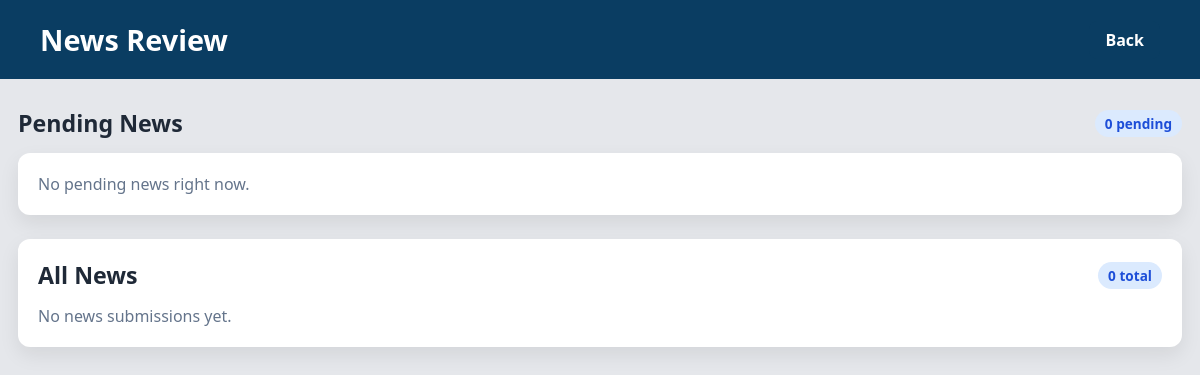
Before: /admin_review.php (signed in) with the older database file.
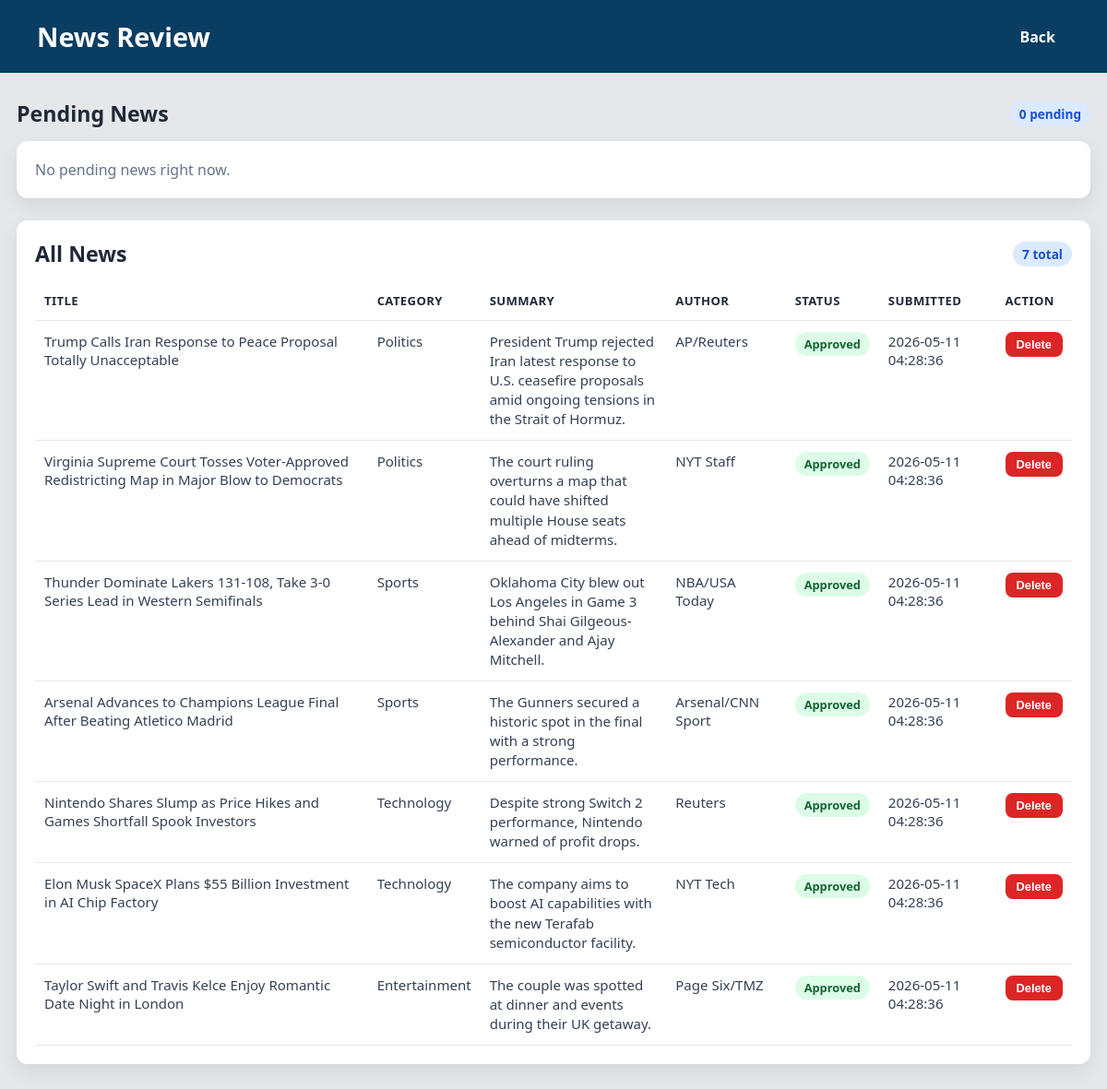
After: the same page with the newer database file.
### tables this page shows
CREATE TABLE IF NOT EXISTS news_posts (
    id INT AUTO_INCREMENT PRIMARY KEY,
    title VARCHAR(200) NOT NULL,
    summary TEXT,
    category_id INT,
    category VARCHAR(50),
    media_path VARCHAR(255),
    media_type ENUM('image','video') NULL,
    author_name VARCHAR(120),
    created_by INT NULL,
    status ENUM('pending','approved','rejected') NOT NULL DEFAULT 'pending',
    created_at TIMESTAMP NOT NULL DEFAULT CURRENT_TIMESTAMP,
    CONSTRAINT fk_news_created_by
        FOREIGN KEY (created_by) REFERENCES users(id)
        ON DELETE SET NULL,
    CONSTRAINT fk_news_category
        FOREIGN KEY (category_id) REFERENCES categories(id)
        ON DELETE SET NULL
);

### admin_review.php (the view, shortened to what this page needs)
<?php
require 'db.php';
$pendingItems = [];
$allItems = [];
$stmt = $conn->prepare(
    "SELECT n.id, n.title, n.summary, n.category, n.media_path, n.media_type, n.author_name, n.created_at, n.status,
            u.username AS editor_username
     FROM news_posts n
     LEFT JOIN users u ON n.created_by = u.id
     ORDER BY n.created_at DESC"
);
if ($stmt) {
    $stmt->execute();
    $result = $stmt->get_result();
    while ($row = $result->fetch_assoc()) {
        $allItems[] = $row;
    }
}
?>
<!DOCTYPE html>
<html lang="en">
<head>
    <link rel="stylesheet" href="style.css">
</head>
<body>
    <header>
        <h1>News Review</h1>
        <div class="logout">
            <a href="admin_dashboard.php">Back</a>
        </div>
    </header>
    <main class="review-main">
        <div class="review-topbar">
            <h2>Pending News</h2>
            <span class="review-count"><?php echo count($pendingItems); ?> pending</span>
        </div>
        <section class="review-list">
            <?php if (!$pendingItems) : ?>
                <p class="empty-state">No pending news right now.</p>
            <?php endif; ?>
        </section>
        <section class="review-list review-list--spaced">
            <div class="review-topbar">
                <h2>All News</h2>
                <span class="review-count"><?php echo count($allItems); ?> total</span>
            </div>
            <?php if (!$allItems) : ?>
                <p class="empty-state">No news submissions yet.</p>
            <?php else : ?>
                <div class="review-table-wrap">
                    <table class="review-table">
                        <thead>
                            <tr>
                                <th>Title</th>
                                <th>Category</th>
                                <th>Summary</th>
                                <th>Author</th>
                                <th>Status</th>
                                <th>Submitted</th>
                                <th>Action</th>
                            </tr>
                        </thead>
                        <tbody>
                            <?php foreach ($allItems as $item) : ?>
                                <tr>
                                    <td><?php echo htmlspecialchars($item['title'], ENT_QUOTES, 'UTF-8'); ?></td>
                                    <td><?php echo htmlspecialchars($item['category'], ENT_QUOTES, 'UTF-8'); ?></td>
                                    <td class="review-summary">
                                        <?php echo htmlspecialchars($item['summary'] ?? 'No summary provided.', ENT_QUOTES, 'UTF-8'); ?>
                                    </td>
                                    <td>
                                        <?php
                                        $author = $item['author_name'] ?: ($item['editor_username'] ?? 'Unknown');
                                        echo htmlspecialchars($author, ENT_QUOTES, 'UTF-8');
                                        ?>
                                    </td>
                                    <td>
                                        <?php
                                        $status = $item['status'] ?? 'pending';
                                        $statusClass = 'status-badge status-badge--' . $status;
                                        ?>
                                        <span class="<?php echo htmlspecialchars($statusClass, ENT_QUOTES, 'UTF-8'); ?>">
                                            <?php echo htmlspecialchars(ucfirst($status), ENT_QUOTES, 'UTF-8'); ?>
                                        </span>
                                    </td>
                                    <td><?php echo htmlspecialchars($item['created_at'], ENT_QUOTES, 'UTF-8'); ?></td>
                                    <td>
                                        <form method="POST" onsubmit="return confirm('⚠️ WARNING: Are you sure you want to permanently delete this news post?');" style="display:inline;">
                                            <button type="submit" name="action" value="delete" class="btn-reject" style="border:none; border-radius:8px; padding:6px 12px; color:#fff; font-weight:600; font-size:0.8rem; cursor:pointer; background:#dc2626; transition:background 0.2s;">Delete</button>
                                        </form>
                                    </td>
                                </tr>
                            <?php endforeach; ?>
                        </tbody>
                    </table>
                </div>
            <?php endif; ?>
        </section>
    </main>
</body>
</html>

### style.css (style rules this page uses)
body { font-family: 'Segoe UI', Tahoma, Geneva, Verdana, sans-serif; background: #e5e7eb; margin: 0; }
header { background-color: #0a3d62; color: #fff; padding: 20px 40px; display: flex; justify-content: space-between; align-items: center; }
header h1 { margin: 0; font-size: 1.8rem; }
header .logout a { color: #fff; background-color: #0a3d62; padding: 8px 16px; border-radius: 8px; text-decoration: none; font-weight: 600; transition: background 0.3s; }
.empty-state { margin: 0; color: #64748b; }
.review-main { max-width: 1200px; margin: 28px auto; padding: 0 18px 30px; }
.review-topbar { display: flex; justify-content: space-between; align-items: center; margin-bottom: 14px; }
.review-topbar h2 { margin: 0; color: #1f2937; font-size: 1.45rem; }
.review-count { background: #dbeafe; color: #1d4ed8; padding: 4px 10px; border-radius: 999px; font-size: 0.85rem; font-weight: 600; }
.review-list { background: #fff; border-radius: 12px; box-shadow: 0 8px 20px rgba(0,0,0,0.08); padding: 20px; }
.review-list--spaced { margin-top: 24px; }
.review-table-wrap { overflow-x: auto; }
.review-table { width: 100%; border-collapse: collapse; font-size: 0.94rem; }
.review-table th, .review-table td { text-align: left; vertical-align: top; padding: 12px 10px; border-bottom: 1px solid #e5e7eb; color: #334155; }
.review-table th { color: #1f2937; font-size: 0.82rem; text-transform: uppercase; letter-spacing: 0.03em; }
.review-summary { max-width: 280px; line-height: 1.4; }
.btn-reject { background: #dc2626; }
.status-badge { display: inline-block; border-radius: 999px; padding: 4px 10px; font-size: 0.8rem; font-weight: 600; }
.status-badge--approved { background: #dcfce7; color: #166534; }

Changed rows visible on the page:
added news_posts: title "Trump Calls Iran Response to Peace Proposal Totally Unacceptable", category "Politics", summary "President Trump rejected Iran latest response to U.S. ceasefire proposals amid ongoing tensions in the Strait of Hormuz.", author_name "AP/Reuters", status "Approved", created_at "2026-05-11 04:28:36"
added news_posts: title "Virginia Supreme Court Tosses Voter-Approved Redistricting Map in Major Blow to Democrats", category "Politics", summary "The court ruling overturns a map that could have shifted multiple House seats ahead of midterms.", author_name "NYT Staff", status "Approved", created_at "2026-05-11 04:28:36"
added news_posts: title "Thunder Dominate Lakers 131-108, Take 3-0 Series Lead in Western Semifinals", category "Sports", summary "Oklahoma City blew out Los Angeles in Game 3 behind Shai Gilgeous-Alexander and Ajay Mitchell.", author_name "NBA/USA Today", status "Approved", created_at "2026-05-11 04:28:36"
added news_posts: title "Arsenal Advances to Champions League Final After Beating Atletico Madrid", category "Sports", summary "The Gunners secured a historic spot in the final with a strong performance.", author_name "Arsenal/CNN Sport", status "Approved", created_at "2026-05-11 04:28:36"
added news_posts: title "Nintendo Shares Slump as Price Hikes and Games Shortfall Spook Investors", category "Technology", summary "Despite strong Switch 2 performance, Nintendo warned of profit drops.", author_name "Reuters", status "Approved", created_at "2026-05-11 04:28:36"
added news_posts: title "Elon Musk SpaceX Plans $55 Billion Investment in AI Chip Factory", category "Technology", summary "The company aims to boost AI capabilities with the new Terafab semiconductor facility.", author_name "NYT Tech", status "Approved", created_at "2026-05-11 04:28:36"
added news_posts: title "Taylor Swift and Travis Kelce Enjoy Romantic Date Night in London", category "Entertainment", summary "The couple was spotted at dinner and events during their UK getaway.", author_name "Page Six/TMZ", status "Approved", created_at "2026-05-11 04:28:36"
Other visible differences:
count($allItems): "0" → "7"
text no longer shown: "No news submissions yet."
text now shown: "TITLE CATEGORY SUMMARY AUTHOR STATUS SUBMITTED ACTION"
